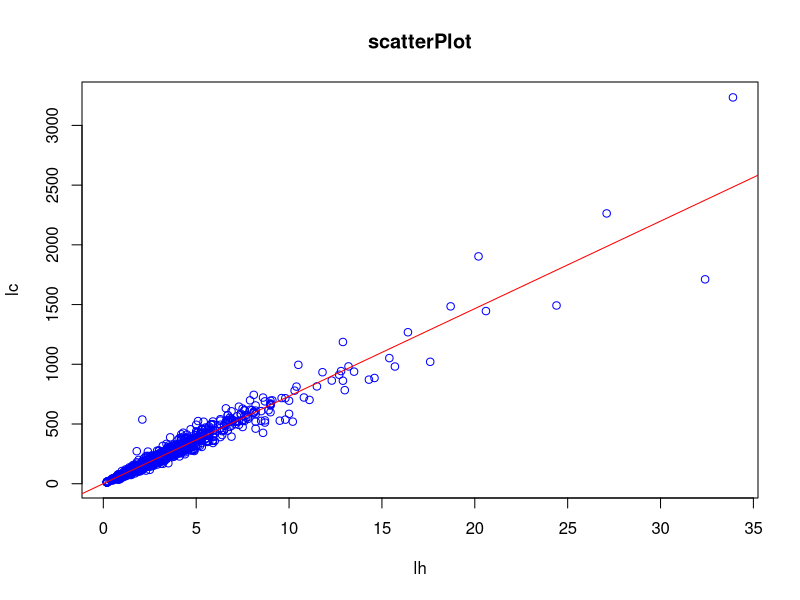
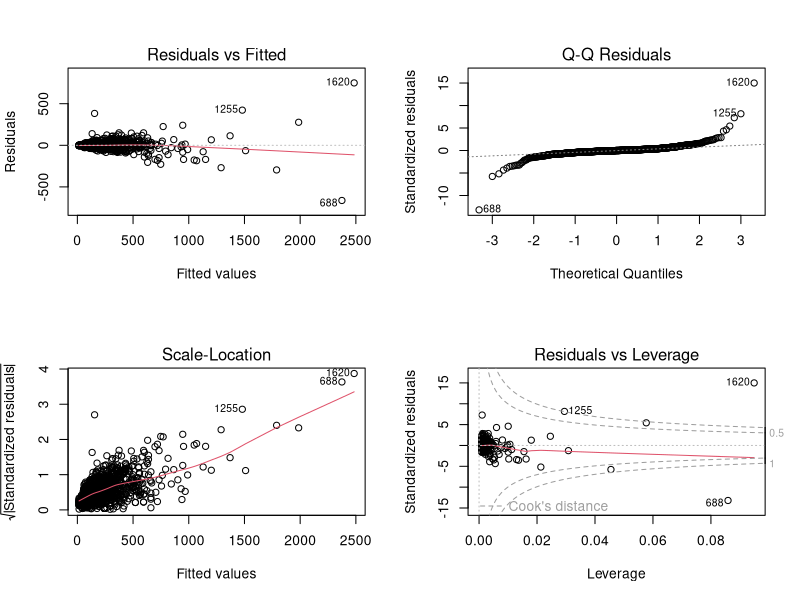

Here is the R script that generated these plots, in order:
# Read Data
vehicle <- read.csv("vehicle.csv", header = TRUE)

# Data Review and Data Preparation
vehicle$lh[vehicle$lh==0] <- mean(vehicle$lh) # lh=labourhours
mean(vehicle$lh)
vehicle$lh
vehicle$lc[vehicle$lc==0] <- mean(vehicle$lc) # lc=labourcost
mean(vehicle$lc)
vehicle$lc

# Data Partition
set.seed(2222)
ind <- sample(2, nrow(vehicle), 
              replace = TRUE,
              prob = c(0.7, 0.3))
training <- vehicle[ind==1,]
testing <- vehicle[ind==2,]

# Multiple Linear Regression 
model <- lm(lc~lh, data=training)
model
summary(model)
plot(lc~lh, training, col="blue",main="scatterPlot")
abline(model, col = "red")

# Model Diagnostics
par(mfrow=c(2,2))
plot(model)
vehicle[1620,]
#pairs(vehicle)
# Prediction
pred <- predict(model, testing)
predict(model, data.frame(lh=10))

